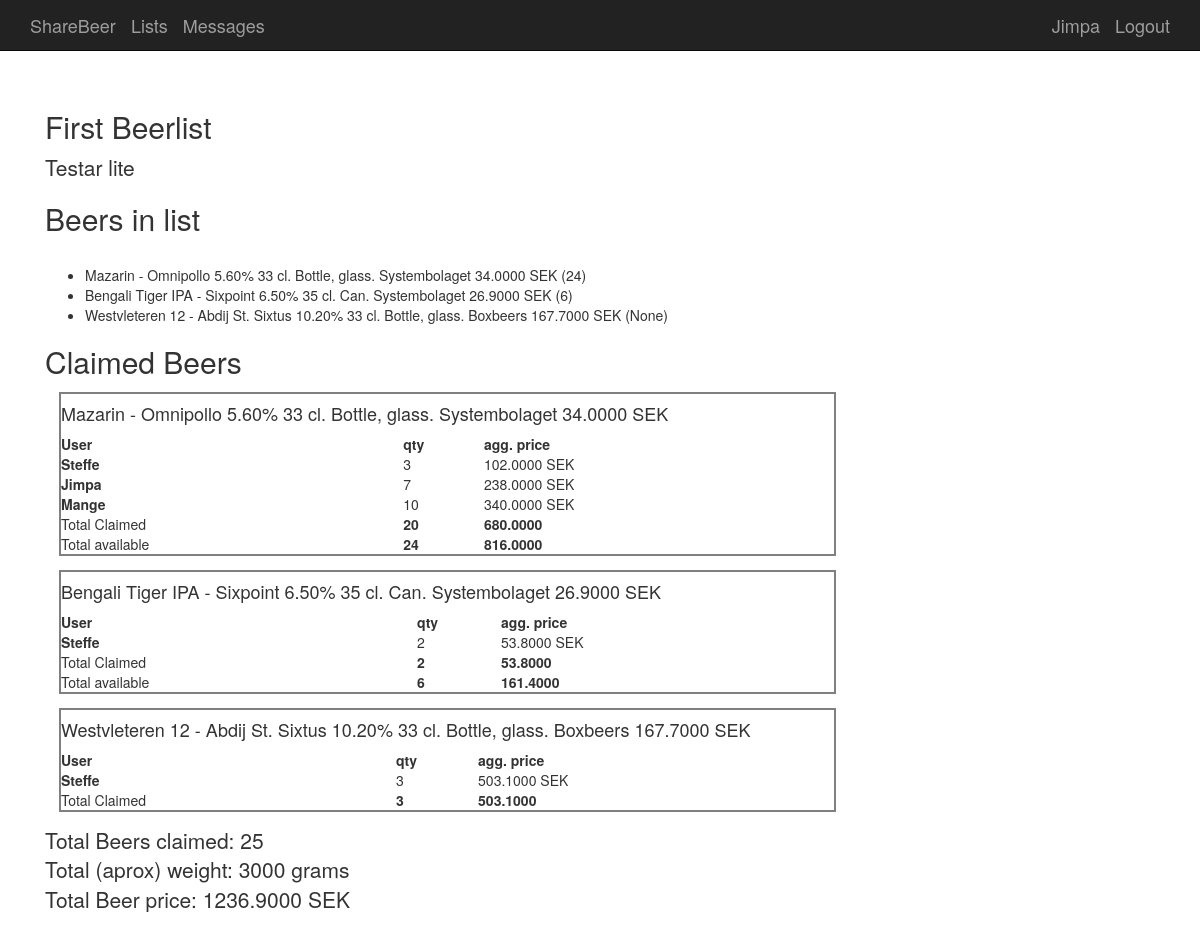
The app's page /listview/1 (signed in) with its own data.
### share/models.py (models this page shows, shortened)
class BeerList(models.Model):
    name = models.CharField(max_length=255)
    info = models.TextField(
        null=True, blank=True,
        help_text=u'Describe your intentions with the list'
    )
    type = models.IntegerField(choices=LIST_TYPES)
    is_active = models.BooleanField()
    admins = models.ManyToManyField(
        ShareUser, related_name=u'BeerListAdmin',
        help_text=u'Admins are allowed to invite new users, and add/remove beers from list'
    )
    users = models.ManyToManyField(
        ShareUser, related_name=u'beerlistuser',
        blank=True, null=True,
        help_text=u'Users are only allowed to claim beers from the list'
    )
    beers = models.ManyToManyField(ListBeer)
    def get_total_price(self):
        price = 0
        for listbeer in self.beers.all():
            price += listbeer.get_actual_price()
        return price
    def get_total_claimed(self):
        claimed = 0
        for listbeer in self.beers.all():
            claimed += listbeer.get_total_claimed()
        return claimed
    def get_total_weight(self):
        grams = 0
        for listbeer in self.beers.all():
            grams += listbeer.get_total_grams()
        return grams
    def get_total_per_site(self):
        sites = {}
        for listbeer in self.beers.all():
            try:
                sites[listbeer.beer.site].append(listbeer.get_original_price())
            except KeyError:
                sites[listbeer.beer.site] = [listbeer.get_original_price()]
        return sites
    def __unicode__(self):
        return u'{0}'.format(self.name)

class ListBeer(models.Model):
    beer = models.ForeignKey(Beer)
    qty = models.IntegerField(
        null=True, blank=True,
        help_text=u'Use this to limit the number of times a beer can be claimed.'
                  u'Not needed @ tasting-lists'
    )
    def get_full_price(self):
        if self.qty:
            return self.qty * self.beer.get_sek_price()
        else:
            return u'No quantity specified'
    def get_actual_price(self):
        price = 0
        for b in self.beerlistbeer_set.all():
            price += b.get_sek_price()
        return price
    def get_original_price(self):
        price = 0
        for b in self.beerlistbeer_set.all():
            price += b.get_original_price()
        return price
    def get_total_claimed(self):
        claimed = 0
        for beercount in self.beerlistbeer_set.all():
            claimed += beercount.qty
        return claimed
    def get_total_grams(self):
        grams = 0
        for blb in self.beerlistbeer_set.all():
            grams += blb.listbeer.beer.size.approx_weight
        return grams
    def __unicode__(self):
        return u'{0} ({1})'.format(self.beer, self.qty)

class Beer(models.Model):
    base_beer = models.ForeignKey(AbstractBaseBeer)
    year = models.IntegerField(blank=True, null=True)
    abv = models.DecimalField(decimal_places=2, max_digits=4)
    ean = models.IntegerField(blank=True, null=True)
    site = models.ForeignKey(Site)
    price = models.DecimalField(
        decimal_places=2, max_digits=5,
        help_text=u'Use price in currency used by the site.'
    )
    size = models.ForeignKey(BeerSize)
    bulk_only = models.BooleanField(
        default=False,
        help_text=u'Only sold in multipacks'
    )
    bulk_size = models.IntegerField(
        null=True, blank=True,
        help_text=u'Multipack limit'
    )
    def get_sek_price(self):
        return self.price * self.site.currency.exchange_rate
    def __unicode__(self):
        return u'{0} {1}% {2}. {3} {4} SEK'.format(
            self.base_beer, self.abv,
            self.size, self.site, self.price*self.site.currency.exchange_rate
        )

class Site(models.Model):
    name = models.CharField(max_length=255)
    url = models.URLField()
    logo = models.ImageField(blank=True, null=True, name=u'Logotype')
    currency = models.ForeignKey(Currency)
    def __unicode__(self):
        return u'{0}'.format(
            self.name,
        )

class Currency(models.Model):
    name = models.CharField(max_length=3)
    exchange_rate = models.DecimalField(
        decimal_places=2,
        max_digits=5,
        help_text=u'Exchange rate against SEK, '
                  u'ie: if 1DKK = 1.30SEK, supplied value should be 1.3'
    )
    created_at = models.DateTimeField(auto_now=True)

class AbstractBaseBeer(models.Model):
    name = models.CharField(max_length=255)
    thumb = models.ImageField(blank=True, null=True, name=u'Thumbnail')
    image = models.ImageField(blank=True, null=True, name=u'Image')
    style = models.ForeignKey(BeerStyle)
    brewery = models.ForeignKey(Brewery, related_name=u'beers')
    collabs = models.ManyToManyField(
        Brewery, related_name=u'collab_beers',
        null=True, blank=True
    )
    def __unicode__(self):
        return u'{0} - {1}'.format(self.name, self.brewery.name)

class Brewery(models.Model):
    name = models.CharField(max_length=255)
    logo_thumb = models.ImageField(blank=True, null=True, name=u'Logotype, thumbnail')
    logo_big = models.ImageField(blank=True, null=True, name=u'Logotype, Large')

class BeerSize(models.Model):
    volume = models.IntegerField(
        help_text=u'Volume in centiliters'
    )
    container = models.IntegerField(
        choices=BEERSIZES
    )
    approx_weight = models.IntegerField(
        null=True, blank=True,
        help_text=u'weight in grams'
    )
    def __unicode__(self):
        return u'{0} cl. {1}'.format(self.volume, BEERSIZES[self.container][1])

class BeerListBeer(models.Model):
    listbeer = models.ForeignKey(ListBeer)
    qty = models.IntegerField(
        default=1,
        help_text=u'Number of this beer claimed by user.'
                  u'Can not be greater than ListBeer qty.'
                  u'Only needed at collab-lists'
        )
    user = models.ForeignKey(
        ShareUser,
        null=True, blank=True,
        help_text=u'Only needed at collab-lists'
    )
    def get_nice_format(self):
        return(
            self.user.user.username,
            self.qty,
            self.get_sek_cost_string()
        )
    def get_sek_price(self):
        beer = self.listbeer.beer
        convert = beer.price * beer.site.currency.exchange_rate
        price = convert * self.qty
        return price
    def get_original_price(self):
        beer = self.listbeer.beer
        price = beer.price * self.qty
        return price
    def get_sek_cost_string(self):
        return u'{0} SEK'.format(self.get_sek_price())

### share/views.py (the view)
# urls.py: url(r'^listview/(?P<list_id>\d+)$', beerlistview),
def beerlistview(request, list_id):
    list = BeerList.objects.get(pk=list_id)
    total_claimed = list.get_total_claimed()
    total_price = list.get_total_price()
    total_weight = list.get_total_weight()
    rules = list.get_total_per_site()
    print rules
    if list.get_type_display() == 'Collab':
        claimed = BeerListBeer.objects.filter(listbeer__beerlist=list)
        claimed_beers = {}
        for beer in claimed:
            try:
                claimed_beers[beer.listbeer].append(
                    beer.get_nice_format()
                )
            except KeyError:
                claimed_beers[beer.listbeer] = [
                    beer.get_nice_format()
                ]
        return render_to_response('beerlist_collab.html', locals())

### templates/beerlist_collab.html
{% extends 'base.html' %}
{%  block content %}
<div class="content-mid">
    <h2>{{ list }}</h2>
    <p class="lead">
        {{ list.info }}
    </p>
    <p>
        <h2>Beers in list</h2>
        <br>
        {%  if list.beers %}
        <ul>
            {%  for beer in list.beers.all %}
                <li>{{ beer }}</li>
            {%  endfor %}
        </ul>
        {%  endif %}
    </p>
    <p>
        <h2>Claimed Beers</h2>
    {%  for listbeer,claims in claimed_beers.items %}
        <table style="border: 2px solid gray; width: 70%; margin: 1em; padding-left: 2em">
            <tr style="padding: 1em">
                <th colspan="3">
                    <h4>{{ listbeer.beer }}</h4>
                </th>
            </tr>
            <tr>
            <th>User</th>
            <th>qty</th>
            <th>agg. price</th>
            </tr>
            {%  for claim in claims %}
                <tr>
                    <th>
                        {{ claim.0 }}
                    </th>
                    <td>
                        {{ claim.1 }}
                    </td>
                    <td>
                        {{ claim.2 }}
                    </td>
                </tr>
                {%  endfor %}
            <tr>
                <td>
                   Total Claimed
                </td>
                <th>
                    {{ listbeer.get_total_claimed }}
                </th>
                <th>
                    {{ listbeer.get_actual_price }}
                </th>
            </tr>
        {%  if listbeer.qty %}
            <tr>
                <td>
                   Total available
                </td>
                <th>
                    {{ listbeer.qty }}
                </th>
                <th>
                    {{ listbeer.get_full_price }}
                </th>
            </tr>
        {%  endif %}
        </table>
    {%  endfor %}
    </p>
    <p class="lead">
        Total Beers claimed: {{ total_claimed }}<br>
        Total (aprox) weight: {{ total_weight }} grams<br>
        Total Beer price: {{ total_price }} SEK
    </p>
</div>
{%  endblock content %}

### templates/base.html (shortened to what this page needs)
<!DOCTYPE html>
<html lang="en">
{%  block head %}
  <head>
    <link rel="stylesheet" href="https://maxcdn.bootstrapcdn.com/bootstrap/3.3.7/css/bootstrap.min.css">
  </head>
{%  endblock head %}
{%  block body %}
  <body>
     <nav class="navbar navbar-inverse navbar-fixed-top">
      <div class="container">
      {%  block nav %}
        <div class="navbar-header">
          <a class="navbar-brand" href="/">ShareBeer</a>
        </div>
        <div id="navbar" class="collapse navbar-collapse">
          <ul class="nav navbar-nav">
            <li><a href="/lists/" class="navbar-brand">Lists</a></li>
            <li><a href="/messages/" class="navbar-brand">Messages</a></li>
          </ul>
        {%  block login %}
            {%  if request.user.is_authenticated %}
                <a class="navbar-brand navbar-right" href="/logout/">Logout</a>
                <a class="navbar-brand navbar-right" href="/profile/">{{ request.user }}</a>
            {%  endif %}
        {%  endblock login %}
        </div>
            {%  endblock nav %}
      </div>
    </nav>
    <div class="container">
    {%  block content %}
    {%  endblock content %}
    </div>
  </body>
{%  endblock body %}
</html>

### templates/base.html (style rules this page uses)
body { padding-top: 50px; }
.content-mid { padding: 40px 15px; }

### records on screen
BeerList: name "First Beerlist", info "Testar lite"
ListBeer: beer+qty "Mazarin - Omnipollo 5.60% 33 cl. Bottle, glass. Systembolaget 34.0000 SEK (24)", beer "Mazarin - Omnipollo 5.60% 33 cl. Bottle, glass. Systembolaget 34.0000 SEK", claim "3" "7" "10", claim "102.0000 SEK" "238.0000 SEK" "340.0000 SEK", get_total_claimed "20", get_actual_price "680.0000", qty "24", get_full_price "816.0000"
ListBeer: beer+qty "Bengali Tiger IPA - Sixpoint 6.50% 35 cl. Can. Systembolaget 26.9000 SEK (6)", beer "Bengali Tiger IPA - Sixpoint 6.50% 35 cl. Can. Systembolaget 26.9000 SEK", claim "2", claim "53.8000 SEK", get_total_claimed "2", get_actual_price "53.8000", qty "6", get_full_price "161.4000"
ListBeer: beer+qty "Westvleteren 12 - Abdij St. Sixtus 10.20% 33 cl. Bottle, glass. Boxbeers 167.7000 SEK (None)", beer "Westvleteren 12 - Abdij St. Sixtus 10.20% 33 cl. Bottle, glass. Boxbeers 167.7000 SEK", claim "3", claim "503.1000 SEK", get_total_claimed "3", get_actual_price "503.1000"

### other values on screen
{{ request.user }} "Jimpa"
{{ claim.0 }} "Steffe" "Jimpa" "Mange" "Steffe" "Steffe"
{{ total_claimed }} "25"
{{ total_weight }} "3000"
{{ total_price }} "1236.9000"
